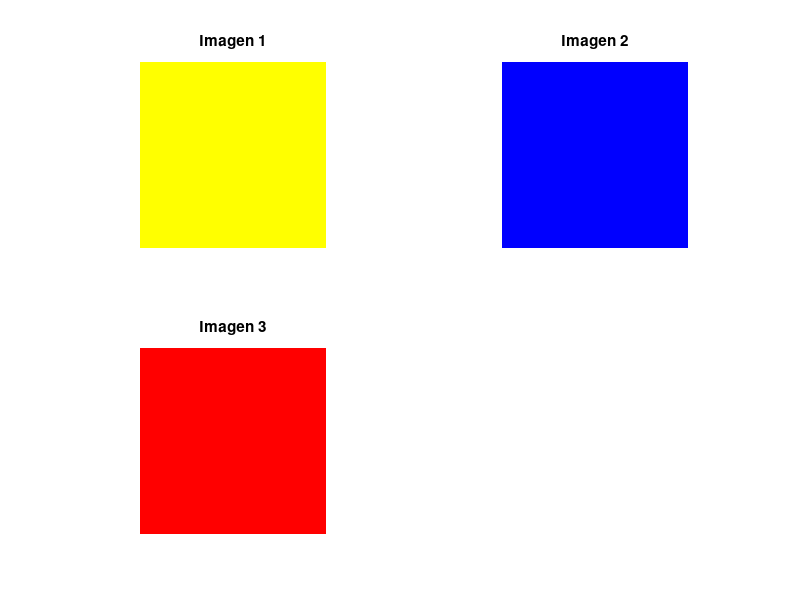

Recreate this plot in MATLAB.
%Creacion de una imagen a color de 500 x 750
%Intensidad de color 8 bit (0-255).  2 elevado 8 = 256
clc;
clear all;
%Matriz 
%Color Amarillo
a(1:50,1:50,1)=255/255;%Color rojo
a(1:50,1:50,2)=255/255;%Color verde
a(1:50,1:50,3)=0/255;%Color azul
%Transformar matriz a en imagen color en variable img
img=im2uint8(a);
subplot(2,2,1);%subplot(filas,columnas,posicion)
imshow(img);
title('Imagen 1');
%Color azul
b(1:50,1:50,1)=0/255;%Color rojo
b(1:50,1:50,2)=0/255;%Color verde
b(1:50,1:50,3)=255/255;%Color azul
img=im2uint8(b);
subplot(2,2,2);%subplot(filas,columnas,posicion)
imshow(img);
title('Imagen 2');
%Color rojo
c(1:50,1:50,1)=255/255;%Color rojo
c(1:50,1:50,2)=0/255;%Color verde
c(1:50,1:50,3)=0/255;%Color azul
%Transformar matriz a en imagen color en variable img
img=im2uint8(c);
subplot(2,2,3);%subplot(filas,columnas,posicion)
imshow(img);
title('Imagen 3');